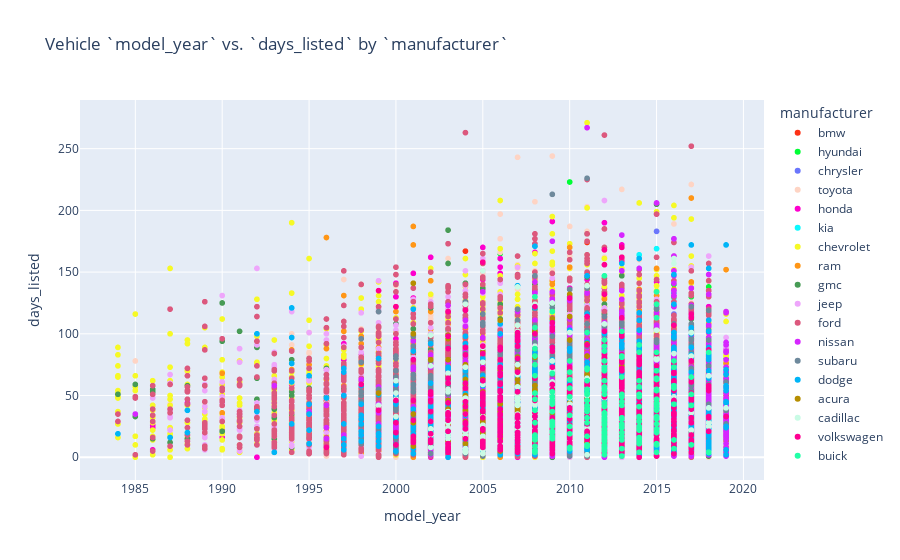

Notebook code for this chart:
### Markdown cell above
Since mileage has traditionally been a factor in determining a car's value, we want to see if there is a correlation. Every condition except for fair and salvage show similar trends: the less a car has been driven, the higher the asking price.

Also, only new condition listings seem to break from the rest in one respect: even for a car with the smallest mileage, the asking price can be anywhere from low to high (and in everything between).

### Code cell
# Filter out outliers for model year
df_model_year_filtered = df_cleaned[df_cleaned['model_year'] > 1980]

# Plot a scatter plot to visualize correlation between model year and how long it takes to sell
fig = px.scatter(
    df_model_year_filtered,
    x='model_year',
    y='days_listed',
    color='manufacturer',
    color_discrete_sequence=px.colors.qualitative.Light24,
    title='Vehicle `model_year` vs. `days_listed` by `manufacturer`'
)
fig.show()

### Figure 1 — Plotly figure (JSON) as saved in the notebook; plotly's stock layout.template omitted (floating-point values rounded to 4 significant figures; data arrays with more than 128 entries replaced by an {"elided": "..."} marker saying what was removed)
{"data": [{"hovertemplate": "manufacturer=bmw<br>model_year=%{x}<br>days_listed=%{y}<extra></extra>", "legendgroup": "bmw", "marker": {"color": "#FD3216", "symbol": "circle"}, "mode": "markers", "name": "bmw", "showlegend": true, "type": "scattergl", "x": {"elided": "197 int values"}, "xaxis": "x", "y": {"elided": "197 int values"}, "yaxis": "y"}, {"hovertemplate": "manufacturer=hyundai<br>model_year=%{x}<br>days_listed=%{y}<extra></extra>", "legendgroup": "hyundai", "marker": {"color": "#00FE35", "symbol": "circle"}, "mode": "markers", "name": "hyundai", "showlegend": true, "type": "scattergl", "x": {"elided": "829 int values"}, "xaxis": "x", "y": {"elided": "829 int values"}, "yaxis": "y"}, {"hovertemplate": "manufacturer=chrysler<br>model_year=%{x}<br>days_listed=%{y}<extra></extra>", "legendgroup": "chrysler", "marker": {"color": "#6A76FC", "symbol": "circle"}, "mode": "markers", "name": "chrysler", "showlegend": true, "type": "scattergl", "x": {"elided": "574 int values"}, "xaxis": "x", "y": {"elided": "574 int values"}, "yaxis": "y"}, {"hovertemplate": "manufacturer=toyota<br>model_year=%{x}<br>days_listed=%{y}<extra></extra>", "legendgroup": "toyota", "marker": {"color": "#FED4C4", "symbol": "circle"}, "mode": "markers", "name": "toyota", "showlegend": true, "type": "scattergl", "x": {"elided": "3780 int values"}, "xaxis": "x", "y": {"elided": "3780 int values"}, "yaxis": "y"}, {"hovertemplate": "manufacturer=honda<br>model_year=%{x}<br>days_listed=%{y}<extra></extra>", "legendgroup": "honda", "marker": {"color": "#FE00CE", "symbol": "circle"}, "mode": "markers", "name": "honda", "showlegend": true, "type": "scattergl", "x": {"elided": "2458 int values"}, "xaxis": "x", "y": {"elided": "2458 int values"}, "yaxis": "y"}, {"hovertemplate": "manufacturer=kia<br>model_year=%{x}<br>days_listed=%{y}<extra></extra>", "legendgroup": "kia", "marker": {"color": "#0DF9FF", "symbol": "circle"}, "mode": "markers", "name": "kia", "showlegend": true, "type": "scattergl", "x": {"elided": "397 int values"}, "xaxis": "x", "y": {"elided": "397 int values"}, "yaxis": "y"}, {"hovertemplate": "manufacturer=chevrolet<br>model_year=%{x}<br>days_listed=%{y}<extra></extra>", "legendgroup": "chevrolet", "marker": {"color": "#F6F926", "symbol": "circle"}, "mode": "markers", "name": "chevrolet", "showlegend": true, "type": "scattergl", "x": {"elided": "7328 int values"}, "xaxis": "x", "y": {"elided": "7328 int values"}, "yaxis": "y"}, {"hovertemplate": "manufacturer=ram<br>model_year=%{x}<br>days_listed=%{y}<extra></extra>", "legendgroup": "ram", "marker": {"color": "#FF9616", "symbol": "circle"}, "mode": "markers", "name": "ram", "showlegend": true, "type": "scattergl", "x": {"elided": "2236 int values"}, "xaxis": "x", "y": {"elided": "2236 int values"}, "yaxis": "y"}, {"hovertemplate": "manufacturer=gmc<br>model_year=%{x}<br>days_listed=%{y}<extra></extra>", "legendgroup": "gmc", "marker": {"color": "#479B55", "symbol": "circle"}, "mode": "markers", "name": "gmc", "showlegend": true, "type": "scattergl", "x": {"elided": "1658 int values"}, "xaxis": "x", "y": {"elided": "1658 int values"}, "yaxis": "y"}, {"hovertemplate": "manufacturer=jeep<br>model_year=%{x}<br>days_listed=%{y}<extra></extra>", "legendgroup": "jeep", "marker": {"color": "#EEA6FB", "symbol": "circle"}, "mode": "markers", "name": "jeep", "showlegend": true, "type": "scattergl", "x": {"elided": "2239 int values"}, "xaxis": "x", "y": {"elided": "2239 int values"}, "yaxis": "y"}, {"hovertemplate": "manufacturer=ford<br>model_year=%{x}<br>days_listed=%{y}<extra></extra>", "legendgroup": "ford", "marker": {"color": "#DC587D", "symbol": "circle"}, "mode": "markers", "name": "ford", "showlegend": true, "type": "scattergl", "x": {"elided": "8792 int values"}, "xaxis": "x", "y": {"elided": "8792 int values"}, "yaxis": "y"}, {"hovertemplate": "manufacturer=nissan<br>model_year=%{x}<br>days_listed=%{y}<extra></extra>", "legendgroup": "nissan", "marker": {"color": "#D626FF", "symbol": "circle"}, "mode": "markers", "name": "nissan", "showlegend": true, "type": "scattergl", "x": {"elided": "2203 int values"}, "xaxis": "x", "y": {"elided": "2203 int values"}, "yaxis": "y"}, {"hovertemplate": "manufacturer=subaru<br>model_year=%{x}<br>days_listed=%{y}<extra></extra>", "legendgroup": "subaru", "marker": {"color": "#6E899C", "symbol": "circle"}, "mode": "markers", "name": "subaru", "showlegend": true, "type": "scattergl", "x": {"elided": "898 int values"}, "xaxis": "x", "y": {"elided": "898 int values"}, "yaxis": "y"}, {"hovertemplate": "manufacturer=dodge<br>model_year=%{x}<br>days_listed=%{y}<extra></extra>", "legendgroup": "dodge", "marker": {"color": "#00B5F7", "symbol": "circle"}, "mode": "markers", "name": "dodge", "showlegend": true, "type": "scattergl", "x": {"elided": "835 int values"}, "xaxis": "x", "y": {"elided": "835 int values"}, "yaxis": "y"}, {"hovertemplate": "manufacturer=acura<br>model_year=%{x}<br>days_listed=%{y}<extra></extra>", "legendgroup": "acura", "marker": {"color": "#B68E00", "symbol": "circle"}, "mode": "markers", "name": "acura", "showlegend": true, "type": "scattergl", "x": {"elided": "168 int values"}, "xaxis": "x", "y": {"elided": "168 int values"}, "yaxis": "y"}, {"hovertemplate": "manufacturer=cadillac<br>model_year=%{x}<br>days_listed=%{y}<extra></extra>", "legendgroup": "cadillac", "marker": {"color": "#C9FBE5", "symbol": "circle"}, "mode": "markers", "name": "cadillac", "showlegend": true, "type": "scattergl", "x": {"elided": "222 int values"}, "xaxis": "x", "y": {"elided": "222 int values"}, "yaxis": "y"}, {"hovertemplate": "manufacturer=volkswagen<br>model_year=%{x}<br>days_listed=%{y}<extra></extra>", "legendgroup": "volkswagen", "marker": {"color": "#FF0092", "symbol": "circle"}, "mode": "markers", "name": "volkswagen", "showlegend": true, "type": "scattergl", "x": {"elided": "619 int values"}, "xaxis": "x", "y": {"elided": "619 int values"}, "yaxis": "y"}, {"hovertemplate": "manufacturer=buick<br>model_year=%{x}<br>days_listed=%{y}<extra></extra>", "legendgroup": "buick", "marker": {"color": "#22FFA7", "symbol": "circle"}, "mode": "markers", "name": "buick", "showlegend": true, "type": "scattergl", "x": {"elided": "198 int values"}, "xaxis": "x", "y": {"elided": "198 int values"}, "yaxis": "y"}], "layout": {"legend": {"title": {"text": "manufacturer"}, "tracegroupgap": 0}, "title": {"text": "Vehicle `model_year` vs. `days_listed` by `manufacturer`"}, "xaxis": {"anchor": "y", "domain": [0, 1], "title": {"text": "model_year"}}, "yaxis": {"anchor": "x", "domain": [0, 1], "title": {"text": "days_listed"}}}}
